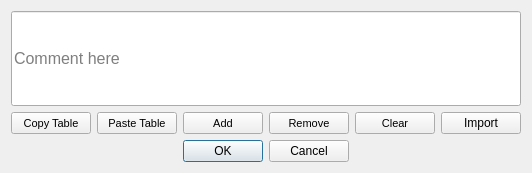
<?xml version="1.0" encoding="UTF-8"?>
<ui version="4.0">
 <class>cdfEdit</class>
 <widget class="QDialog" name="cdfEdit">
  <property name="geometry">
   <rect>
    <x>0</x>
    <y>0</y>
    <width>498</width>
    <height>173</height>
   </rect>
  </property>
  <property name="windowTitle">
   <string>DF Edit</string>
  </property>
  <layout class="QGridLayout" name="gridLayout">
   <item row="1" column="0">
    <widget class="QPushButton" name="copyTable">
     <property name="sizePolicy">
      <sizepolicy hsizetype="Expanding" vsizetype="Preferred">
       <horstretch>0</horstretch>
       <verstretch>0</verstretch>
      </sizepolicy>
     </property>
     <property name="minimumSize">
      <size>
       <width>0</width>
       <height>0</height>
      </size>
     </property>
     <property name="font">
      <font>
       <pointsize>8</pointsize>
      </font>
     </property>
     <property name="text">
      <string>Copy Table</string>
     </property>
    </widget>
   </item>
   <item row="1" column="1">
    <widget class="QPushButton" name="pasteTable">
     <property name="sizePolicy">
      <sizepolicy hsizetype="Expanding" vsizetype="Preferred">
       <horstretch>0</horstretch>
       <verstretch>0</verstretch>
      </sizepolicy>
     </property>
     <property name="minimumSize">
      <size>
       <width>0</width>
       <height>0</height>
      </size>
     </property>
     <property name="font">
      <font>
       <pointsize>8</pointsize>
      </font>
     </property>
     <property name="text">
      <string>Paste Table</string>
     </property>
    </widget>
   </item>
   <item row="1" column="2">
    <widget class="QPushButton" name="Add">
     <property name="sizePolicy">
      <sizepolicy hsizetype="Expanding" vsizetype="Preferred">
       <horstretch>0</horstretch>
       <verstretch>0</verstretch>
      </sizepolicy>
     </property>
     <property name="minimumSize">
      <size>
       <width>0</width>
       <height>0</height>
      </size>
     </property>
     <property name="font">
      <font>
       <pointsize>8</pointsize>
      </font>
     </property>
     <property name="text">
      <string>Add</string>
     </property>
    </widget>
   </item>
   <item row="1" column="3">
    <widget class="QPushButton" name="Remove">
     <property name="sizePolicy">
      <sizepolicy hsizetype="Expanding" vsizetype="Preferred">
       <horstretch>0</horstretch>
       <verstretch>0</verstretch>
      </sizepolicy>
     </property>
     <property name="minimumSize">
      <size>
       <width>0</width>
       <height>0</height>
      </size>
     </property>
     <property name="font">
      <font>
       <pointsize>8</pointsize>
      </font>
     </property>
     <property name="text">
      <string>Remove</string>
     </property>
    </widget>
   </item>
   <item row="1" column="4">
    <widget class="QPushButton" name="Clear">
     <property name="sizePolicy">
      <sizepolicy hsizetype="Expanding" vsizetype="Preferred">
       <horstretch>0</horstretch>
       <verstretch>0</verstretch>
      </sizepolicy>
     </property>
     <property name="minimumSize">
      <size>
       <width>0</width>
       <height>0</height>
      </size>
     </property>
     <property name="font">
      <font>
       <pointsize>8</pointsize>
      </font>
     </property>
     <property name="text">
      <string>Clear</string>
     </property>
    </widget>
   </item>
   <item row="1" column="5">
    <widget class="QPushButton" name="importTable">
     <property name="text">
      <string>Import</string>
     </property>
    </widget>
   </item>
   <item row="0" column="0" colspan="6">
    <widget class="QLineEdit" name="lineEdit">
     <property name="sizePolicy">
      <sizepolicy hsizetype="Expanding" vsizetype="Preferred">
       <horstretch>0</horstretch>
       <verstretch>0</verstretch>
      </sizepolicy>
     </property>
     <property name="font">
      <font>
       <pointsize>12</pointsize>
      </font>
     </property>
     <property name="text">
      <string/>
     </property>
     <property name="placeholderText">
      <string>Comment here</string>
     </property>
    </widget>
   </item>
   <item row="2" column="0" colspan="6">
    <widget class="QDialogButtonBox" name="buttonBox">
     <property name="orientation">
      <enum>Qt::Horizontal</enum>
     </property>
     <property name="standardButtons">
      <set>QDialogButtonBox::Cancel|QDialogButtonBox::Ok</set>
     </property>
     <property name="centerButtons">
      <bool>true</bool>
     </property>
    </widget>
   </item>
  </layout>
 </widget>
 <resources>
  <include location="../.rsrc/res.qrc"/>
 </resources>
 <connections>
  <connection>
   <sender>buttonBox</sender>
   <signal>accepted()</signal>
   <receiver>cdfEdit</receiver>
   <slot>accept()</slot>
   <hints>
    <hint type="sourcelabel">
     <x>248</x>
     <y>254</y>
    </hint>
    <hint type="destinationlabel">
     <x>157</x>
     <y>274</y>
    </hint>
   </hints>
  </connection>
  <connection>
   <sender>buttonBox</sender>
   <signal>rejected()</signal>
   <receiver>cdfEdit</receiver>
   <slot>reject()</slot>
   <hints>
    <hint type="sourcelabel">
     <x>316</x>
     <y>260</y>
    </hint>
    <hint type="destinationlabel">
     <x>286</x>
     <y>274</y>
    </hint>
   </hints>
  </connection>
 </connections>
</ui>
